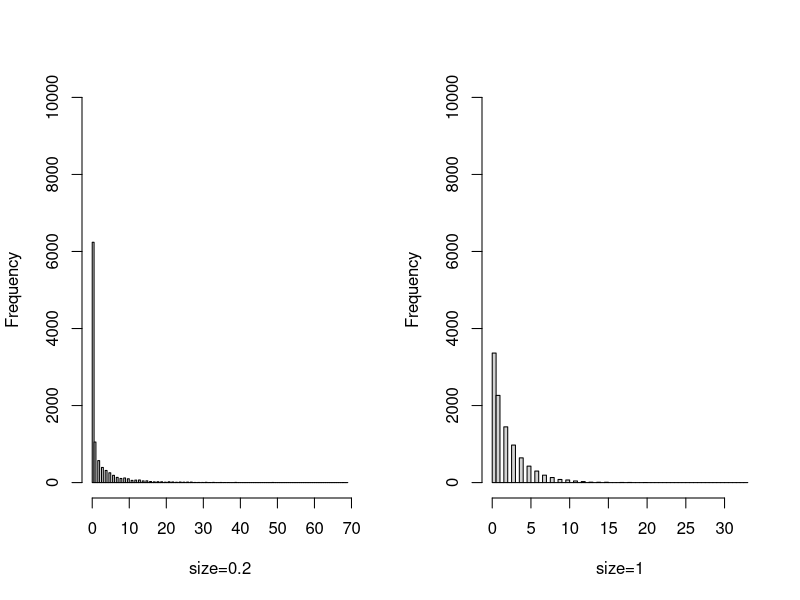

Generate this figure with R:
setEPS()
postscript("negativebinomial.eps",height=5.5,width=9)

par(mfrow=c(1,2))

hist(rnbinom(10000,size=0.2,mu=2),ylim=c(0,10000),main=NULL,100,xlab="size=0.2")
hist(rnbinom(10000,size=1,mu=2),ylim=c(0,10000),main=NULL,100,xlab="size=1")

dev.off()
